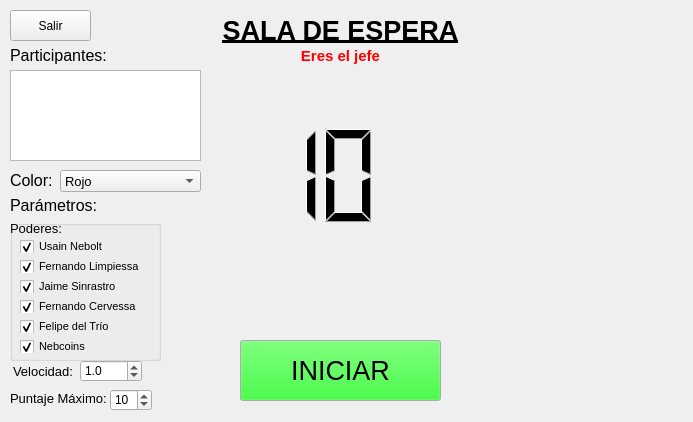
<?xml version="1.0" encoding="UTF-8"?>
<ui version="4.0">
 <class>Form</class>
 <widget class="QWidget" name="Form">
  <property name="geometry">
   <rect>
    <x>0</x>
    <y>0</y>
    <width>693</width>
    <height>422</height>
   </rect>
  </property>
  <property name="cursor">
   <cursorShape>ArrowCursor</cursorShape>
  </property>
  <property name="windowTitle">
   <string>Form</string>
  </property>
  <widget class="QLabel" name="label_part">
   <property name="geometry">
    <rect>
     <x>10</x>
     <y>40</y>
     <width>111</width>
     <height>31</height>
    </rect>
   </property>
   <property name="font">
    <font>
     <pointsize>12</pointsize>
    </font>
   </property>
   <property name="text">
    <string>Participantes:</string>
   </property>
  </widget>
  <widget class="QLabel" name="label_titulo">
   <property name="geometry">
    <rect>
     <x>0</x>
     <y>0</y>
     <width>681</width>
     <height>61</height>
    </rect>
   </property>
   <property name="font">
    <font>
     <pointsize>20</pointsize>
     <weight>75</weight>
     <bold>true</bold>
     <underline>true</underline>
    </font>
   </property>
   <property name="text">
    <string>SALA DE ESPERA</string>
   </property>
   <property name="alignment">
    <set>Qt::AlignCenter</set>
   </property>
  </widget>
  <widget class="QLabel" name="label_jefe">
   <property name="geometry">
    <rect>
     <x>0</x>
     <y>40</y>
     <width>681</width>
     <height>31</height>
    </rect>
   </property>
   <property name="palette">
    <palette>
     <active>
      <colorrole role="WindowText">
       <brush brushstyle="SolidPattern">
        <color alpha="255">
         <red>255</red>
         <green>0</green>
         <blue>0</blue>
        </color>
       </brush>
      </colorrole>
      <colorrole role="Button">
       <brush brushstyle="SolidPattern">
        <color alpha="255">
         <red>255</red>
         <green>6</green>
         <blue>6</blue>
        </color>
       </brush>
      </colorrole>
      <colorrole role="Light">
       <brush brushstyle="SolidPattern">
        <color alpha="255">
         <red>255</red>
         <green>134</green>
         <blue>134</blue>
        </color>
       </brush>
      </colorrole>
      <colorrole role="Midlight">
       <brush brushstyle="SolidPattern">
        <color alpha="255">
         <red>255</red>
         <green>70</green>
         <blue>70</blue>
        </color>
       </brush>
      </colorrole>
      <colorrole role="Dark">
       <brush brushstyle="SolidPattern">
        <color alpha="255">
         <red>127</red>
         <green>3</green>
         <blue>3</blue>
        </color>
       </brush>
      </colorrole>
      <colorrole role="Mid">
       <brush brushstyle="SolidPattern">
        <color alpha="255">
         <red>170</red>
         <green>4</green>
         <blue>4</blue>
        </color>
       </brush>
      </colorrole>
      <colorrole role="Text">
       <brush brushstyle="SolidPattern">
        <color alpha="255">
         <red>0</red>
         <green>0</green>
         <blue>0</blue>
        </color>
       </brush>
      </colorrole>
      <colorrole role="BrightText">
       <brush brushstyle="SolidPattern">
        <color alpha="255">
         <red>255</red>
         <green>255</green>
         <blue>255</blue>
        </color>
       </brush>
      </colorrole>
      <colorrole role="ButtonText">
       <brush brushstyle="SolidPattern">
        <color alpha="255">
         <red>0</red>
         <green>0</green>
         <blue>0</blue>
        </color>
       </brush>
      </colorrole>
      <colorrole role="Base">
       <brush brushstyle="SolidPattern">
        <color alpha="255">
         <red>255</red>
         <green>255</green>
         <blue>255</blue>
        </color>
       </brush>
      </colorrole>
      <colorrole role="Window">
       <brush brushstyle="SolidPattern">
        <color alpha="255">
         <red>255</red>
         <green>6</green>
         <blue>6</blue>
        </color>
       </brush>
      </colorrole>
      <colorrole role="Shadow">
       <brush brushstyle="SolidPattern">
        <color alpha="255">
         <red>0</red>
         <green>0</green>
         <blue>0</blue>
        </color>
       </brush>
      </colorrole>
      <colorrole role="AlternateBase">
       <brush brushstyle="SolidPattern">
        <color alpha="255">
         <red>255</red>
         <green>130</green>
         <blue>130</blue>
        </color>
       </brush>
      </colorrole>
      <colorrole role="ToolTipBase">
       <brush brushstyle="SolidPattern">
        <color alpha="255">
         <red>255</red>
         <green>255</green>
         <blue>220</blue>
        </color>
       </brush>
      </colorrole>
      <colorrole role="ToolTipText">
       <brush brushstyle="SolidPattern">
        <color alpha="255">
         <red>0</red>
         <green>0</green>
         <blue>0</blue>
        </color>
       </brush>
      </colorrole>
     </active>
     <inactive>
      <colorrole role="WindowText">
       <brush brushstyle="SolidPattern">
        <color alpha="255">
         <red>255</red>
         <green>0</green>
         <blue>0</blue>
        </color>
       </brush>
      </colorrole>
      <colorrole role="Button">
       <brush brushstyle="SolidPattern">
        <color alpha="255">
         <red>255</red>
         <green>6</green>
         <blue>6</blue>
        </color>
       </brush>
      </colorrole>
      <colorrole role="Light">
       <brush brushstyle="SolidPattern">
        <color alpha="255">
         <red>255</red>
         <green>134</green>
         <blue>134</blue>
        </color>
       </brush>
      </colorrole>
      <colorrole role="Midlight">
       <brush brushstyle="SolidPattern">
        <color alpha="255">
         <red>255</red>
         <green>70</green>
         <blue>70</blue>
        </color>
       </brush>
      </colorrole>
      <colorrole role="Dark">
       <brush brushstyle="SolidPattern">
        <color alpha="255">
         <red>127</red>
         <green>3</green>
         <blue>3</blue>
        </color>
       </brush>
      </colorrole>
      <colorrole role="Mid">
       <brush brushstyle="SolidPattern">
        <color alpha="255">
         <red>170</red>
         <green>4</green>
         <blue>4</blue>
        </color>
       </brush>
      </colorrole>
      <colorrole role="Text">
       <brush brushstyle="SolidPattern">
        <color alpha="255">
         <red>0</red>
         <green>0</green>
         <blue>0</blue>
        </color>
       </brush>
      </colorrole>
      <colorrole role="BrightText">
       <brush brushstyle="SolidPattern">
        <color alpha="255">
         <red>255</red>
         <green>255</green>
         <blue>255</blue>
        </color>
       </brush>
      </colorrole>
      <colorrole role="ButtonText">
       <brush brushstyle="SolidPattern">
        <color alpha="255">
         <red>0</red>
         <green>0</green>
         <blue>0</blue>
        </color>
       </brush>
      </colorrole>
      <colorrole role="Base">
       <brush brushstyle="SolidPattern">
        <color alpha="255">
         <red>255</red>
         <green>255</green>
         <blue>255</blue>
        </color>
       </brush>
      </colorrole>
      <colorrole role="Window">
       <brush brushstyle="SolidPattern">
        <color alpha="255">
         <red>255</red>
         <green>6</green>
         <blue>6</blue>
        </color>
       </brush>
      </colorrole>
      <colorrole role="Shadow">
       <brush brushstyle="SolidPattern">
        <color alpha="255">
         <red>0</red>
         <green>0</green>
         <blue>0</blue>
        </color>
       </brush>
      </colorrole>
      <colorrole role="AlternateBase">
       <brush brushstyle="SolidPattern">
        <color alpha="255">
         <red>255</red>
         <green>130</green>
         <blue>130</blue>
        </color>
       </brush>
      </colorrole>
      <colorrole role="ToolTipBase">
       <brush brushstyle="SolidPattern">
        <color alpha="255">
         <red>255</red>
         <green>255</green>
         <blue>220</blue>
        </color>
       </brush>
      </colorrole>
      <colorrole role="ToolTipText">
       <brush brushstyle="SolidPattern">
        <color alpha="255">
         <red>0</red>
         <green>0</green>
         <blue>0</blue>
        </color>
       </brush>
      </colorrole>
     </inactive>
     <disabled>
      <colorrole role="WindowText">
       <brush brushstyle="SolidPattern">
        <color alpha="255">
         <red>127</red>
         <green>3</green>
         <blue>3</blue>
        </color>
       </brush>
      </colorrole>
      <colorrole role="Button">
       <brush brushstyle="SolidPattern">
        <color alpha="255">
         <red>255</red>
         <green>6</green>
         <blue>6</blue>
        </color>
       </brush>
      </colorrole>
      <colorrole role="Light">
       <brush brushstyle="SolidPattern">
        <color alpha="255">
         <red>255</red>
         <green>134</green>
         <blue>134</blue>
        </color>
       </brush>
      </colorrole>
      <colorrole role="Midlight">
       <brush brushstyle="SolidPattern">
        <color alpha="255">
         <red>255</red>
         <green>70</green>
         <blue>70</blue>
        </color>
       </brush>
      </colorrole>
      <colorrole role="Dark">
       <brush brushstyle="SolidPattern">
        <color alpha="255">
         <red>127</red>
         <green>3</green>
         <blue>3</blue>
        </color>
       </brush>
      </colorrole>
      <colorrole role="Mid">
       <brush brushstyle="SolidPattern">
        <color alpha="255">
         <red>170</red>
         <green>4</green>
         <blue>4</blue>
        </color>
       </brush>
      </colorrole>
      <colorrole role="Text">
       <brush brushstyle="SolidPattern">
        <color alpha="255">
         <red>127</red>
         <green>3</green>
         <blue>3</blue>
        </color>
       </brush>
      </colorrole>
      <colorrole role="BrightText">
       <brush brushstyle="SolidPattern">
        <color alpha="255">
         <red>255</red>
         <green>255</green>
         <blue>255</blue>
        </color>
       </brush>
      </colorrole>
      <colorrole role="ButtonText">
       <brush brushstyle="SolidPattern">
        <color alpha="255">
         <red>127</red>
         <green>3</green>
         <blue>3</blue>
        </color>
       </brush>
      </colorrole>
      <colorrole role="Base">
       <brush brushstyle="SolidPattern">
        <color alpha="255">
         <red>255</red>
         <green>6</green>
         <blue>6</blue>
        </color>
       </brush>
      </colorrole>
      <colorrole role="Window">
       <brush brushstyle="SolidPattern">
        <color alpha="255">
         <red>255</red>
         <green>6</green>
         <blue>6</blue>
        </color>
       </brush>
      </colorrole>
      <colorrole role="Shadow">
       <brush brushstyle="SolidPattern">
        <color alpha="255">
         <red>0</red>
         <green>0</green>
         <blue>0</blue>
        </color>
       </brush>
      </colorrole>
      <colorrole role="AlternateBase">
       <brush brushstyle="SolidPattern">
        <color alpha="255">
         <red>255</red>
         <green>6</green>
         <blue>6</blue>
        </color>
       </brush>
      </colorrole>
      <colorrole role="ToolTipBase">
       <brush brushstyle="SolidPattern">
        <color alpha="255">
         <red>255</red>
         <green>255</green>
         <blue>220</blue>
        </color>
       </brush>
      </colorrole>
      <colorrole role="ToolTipText">
       <brush brushstyle="SolidPattern">
        <color alpha="255">
         <red>0</red>
         <green>0</green>
         <blue>0</blue>
        </color>
       </brush>
      </colorrole>
     </disabled>
    </palette>
   </property>
   <property name="font">
    <font>
     <pointsize>11</pointsize>
     <weight>75</weight>
     <bold>true</bold>
     <underline>false</underline>
     <strikeout>false</strikeout>
    </font>
   </property>
   <property name="layoutDirection">
    <enum>Qt::LeftToRight</enum>
   </property>
   <property name="text">
    <string>Eres el jefe</string>
   </property>
   <property name="alignment">
    <set>Qt::AlignCenter</set>
   </property>
  </widget>
  <widget class="QLabel" name="label_color">
   <property name="geometry">
    <rect>
     <x>10</x>
     <y>170</y>
     <width>91</width>
     <height>21</height>
    </rect>
   </property>
   <property name="font">
    <font>
     <pointsize>12</pointsize>
    </font>
   </property>
   <property name="text">
    <string>Color:</string>
   </property>
  </widget>
  <widget class="QComboBox" name="opciones_colores">
   <property name="geometry">
    <rect>
     <x>60</x>
     <y>170</y>
     <width>141</width>
     <height>22</height>
    </rect>
   </property>
   <property name="font">
    <font>
     <pointsize>10</pointsize>
    </font>
   </property>
   <property name="editable">
    <bool>false</bool>
   </property>
   <item>
    <property name="text">
     <string>Rojo</string>
    </property>
   </item>
   <item>
    <property name="text">
     <string>Azul</string>
    </property>
   </item>
   <item>
    <property name="text">
     <string>Café</string>
    </property>
   </item>
   <item>
    <property name="text">
     <string>Verde</string>
    </property>
   </item>
   <item>
    <property name="text">
     <string>Rosado</string>
    </property>
   </item>
   <item>
    <property name="text">
     <string>Morado</string>
    </property>
   </item>
   <item>
    <property name="text">
     <string>Naranjo</string>
    </property>
   </item>
   <item>
    <property name="text">
     <string>Amarillo</string>
    </property>
   </item>
  </widget>
  <widget class="QPushButton" name="boton_salir">
   <property name="geometry">
    <rect>
     <x>10</x>
     <y>10</y>
     <width>81</width>
     <height>31</height>
    </rect>
   </property>
   <property name="text">
    <string>Salir</string>
   </property>
  </widget>
  <widget class="QLCDNumber" name="contador">
   <property name="geometry">
    <rect>
     <x>250</x>
     <y>120</y>
     <width>141</width>
     <height>111</height>
    </rect>
   </property>
   <property name="frameShape">
    <enum>QFrame::NoFrame</enum>
   </property>
   <property name="frameShadow">
    <enum>QFrame::Raised</enum>
   </property>
   <property name="smallDecimalPoint">
    <bool>false</bool>
   </property>
   <property name="digitCount">
    <number>2</number>
   </property>
   <property name="mode">
    <enum>QLCDNumber::Dec</enum>
   </property>
   <property name="intValue" stdset="0">
    <number>10</number>
   </property>
  </widget>
  <widget class="QLabel" name="label_par">
   <property name="geometry">
    <rect>
     <x>10</x>
     <y>190</y>
     <width>101</width>
     <height>31</height>
    </rect>
   </property>
   <property name="font">
    <font>
     <pointsize>12</pointsize>
    </font>
   </property>
   <property name="text">
    <string>Parámetros:</string>
   </property>
  </widget>
  <widget class="QLabel" name="label_poder">
   <property name="geometry">
    <rect>
     <x>10</x>
     <y>220</y>
     <width>51</width>
     <height>16</height>
    </rect>
   </property>
   <property name="font">
    <font>
     <pointsize>10</pointsize>
    </font>
   </property>
   <property name="text">
    <string>Poderes: </string>
   </property>
  </widget>
  <widget class="QLabel" name="label_vel">
   <property name="geometry">
    <rect>
     <x>13</x>
     <y>363</y>
     <width>71</width>
     <height>16</height>
    </rect>
   </property>
   <property name="font">
    <font>
     <pointsize>10</pointsize>
    </font>
   </property>
   <property name="text">
    <string>Velocidad:</string>
   </property>
  </widget>
  <widget class="QLabel" name="label_punt">
   <property name="geometry">
    <rect>
     <x>10</x>
     <y>390</y>
     <width>101</width>
     <height>16</height>
    </rect>
   </property>
   <property name="font">
    <font>
     <pointsize>10</pointsize>
    </font>
   </property>
   <property name="text">
    <string>Puntaje Máximo:</string>
   </property>
  </widget>
  <widget class="QSpinBox" name="sel_punt">
   <property name="geometry">
    <rect>
     <x>110</x>
     <y>389</y>
     <width>42</width>
     <height>22</height>
    </rect>
   </property>
   <property name="minimum">
    <number>1</number>
   </property>
   <property name="maximum">
    <number>20</number>
   </property>
   <property name="value">
    <number>10</number>
   </property>
  </widget>
  <widget class="QDoubleSpinBox" name="sel_vel">
   <property name="geometry">
    <rect>
     <x>80</x>
     <y>360</y>
     <width>62</width>
     <height>22</height>
    </rect>
   </property>
   <property name="decimals">
    <number>1</number>
   </property>
   <property name="minimum">
    <double>0.100000000000000</double>
   </property>
   <property name="maximum">
    <double>2.500000000000000</double>
   </property>
   <property name="singleStep">
    <double>0.100000000000000</double>
   </property>
   <property name="value">
    <double>1.000000000000000</double>
   </property>
  </widget>
  <widget class="QPushButton" name="boton_inicio">
   <property name="geometry">
    <rect>
     <x>240</x>
     <y>340</y>
     <width>201</width>
     <height>61</height>
    </rect>
   </property>
   <property name="palette">
    <palette>
     <active>
      <colorrole role="Button">
       <brush brushstyle="SolidPattern">
        <color alpha="255">
         <red>0</red>
         <green>255</green>
         <blue>0</blue>
        </color>
       </brush>
      </colorrole>
     </active>
     <inactive>
      <colorrole role="Button">
       <brush brushstyle="SolidPattern">
        <color alpha="255">
         <red>0</red>
         <green>255</green>
         <blue>0</blue>
        </color>
       </brush>
      </colorrole>
     </inactive>
     <disabled>
      <colorrole role="Button">
       <brush brushstyle="SolidPattern">
        <color alpha="255">
         <red>0</red>
         <green>255</green>
         <blue>0</blue>
        </color>
       </brush>
      </colorrole>
     </disabled>
    </palette>
   </property>
   <property name="font">
    <font>
     <pointsize>20</pointsize>
    </font>
   </property>
   <property name="text">
    <string>INICIAR</string>
   </property>
  </widget>
  <widget class="QListView" name="listView">
   <property name="geometry">
    <rect>
     <x>10</x>
     <y>70</y>
     <width>191</width>
     <height>91</height>
    </rect>
   </property>
  </widget>
  <widget class="QGroupBox" name="grupo_poderes">
   <property name="geometry">
    <rect>
     <x>10</x>
     <y>220</y>
     <width>151</width>
     <height>141</height>
    </rect>
   </property>
   <property name="font">
    <font>
     <pointsize>8</pointsize>
    </font>
   </property>
   <property name="title">
    <string/>
   </property>
   <widget class="QCheckBox" name="poder_trio">
    <property name="geometry">
     <rect>
      <x>10</x>
      <y>100</y>
      <width>124</width>
      <height>13</height>
     </rect>
    </property>
    <property name="text">
     <string>Felipe del Trío</string>
    </property>
    <property name="iconSize">
     <size>
      <width>10</width>
      <height>10</height>
     </size>
    </property>
    <property name="checkable">
     <bool>true</bool>
    </property>
    <property name="checked">
     <bool>true</bool>
    </property>
    <property name="autoRepeat">
     <bool>false</bool>
    </property>
    <property name="autoExclusive">
     <bool>false</bool>
    </property>
    <property name="tristate">
     <bool>false</bool>
    </property>
   </widget>
   <widget class="QCheckBox" name="poder_sinrastro">
    <property name="geometry">
     <rect>
      <x>10</x>
      <y>60</y>
      <width>124</width>
      <height>13</height>
     </rect>
    </property>
    <property name="text">
     <string>Jaime Sinrastro</string>
    </property>
    <property name="iconSize">
     <size>
      <width>10</width>
      <height>10</height>
     </size>
    </property>
    <property name="checkable">
     <bool>true</bool>
    </property>
    <property name="checked">
     <bool>true</bool>
    </property>
    <property name="autoRepeat">
     <bool>false</bool>
    </property>
    <property name="autoExclusive">
     <bool>false</bool>
    </property>
    <property name="tristate">
     <bool>false</bool>
    </property>
   </widget>
   <widget class="QCheckBox" name="poder_usain">
    <property name="geometry">
     <rect>
      <x>10</x>
      <y>20</y>
      <width>124</width>
      <height>13</height>
     </rect>
    </property>
    <property name="text">
     <string>Usain Nebolt</string>
    </property>
    <property name="iconSize">
     <size>
      <width>10</width>
      <height>10</height>
     </size>
    </property>
    <property name="checkable">
     <bool>true</bool>
    </property>
    <property name="checked">
     <bool>true</bool>
    </property>
    <property name="autoRepeat">
     <bool>false</bool>
    </property>
    <property name="autoExclusive">
     <bool>false</bool>
    </property>
    <property name="tristate">
     <bool>false</bool>
    </property>
   </widget>
   <widget class="QCheckBox" name="poder_cervessa">
    <property name="geometry">
     <rect>
      <x>10</x>
      <y>80</y>
      <width>124</width>
      <height>13</height>
     </rect>
    </property>
    <property name="text">
     <string>Fernando Cervessa</string>
    </property>
    <property name="iconSize">
     <size>
      <width>10</width>
      <height>10</height>
     </size>
    </property>
    <property name="checkable">
     <bool>true</bool>
    </property>
    <property name="checked">
     <bool>true</bool>
    </property>
    <property name="autoRepeat">
     <bool>false</bool>
    </property>
    <property name="autoExclusive">
     <bool>false</bool>
    </property>
    <property name="tristate">
     <bool>false</bool>
    </property>
   </widget>
   <widget class="QCheckBox" name="poder_limpiessa">
    <property name="geometry">
     <rect>
      <x>10</x>
      <y>40</y>
      <width>124</width>
      <height>13</height>
     </rect>
    </property>
    <property name="text">
     <string>Fernando Limpiessa</string>
    </property>
    <property name="iconSize">
     <size>
      <width>10</width>
      <height>10</height>
     </size>
    </property>
    <property name="checkable">
     <bool>true</bool>
    </property>
    <property name="checked">
     <bool>true</bool>
    </property>
    <property name="autoRepeat">
     <bool>false</bool>
    </property>
    <property name="autoExclusive">
     <bool>false</bool>
    </property>
    <property name="tristate">
     <bool>false</bool>
    </property>
   </widget>
   <widget class="QCheckBox" name="poder_nebcoins">
    <property name="geometry">
     <rect>
      <x>10</x>
      <y>120</y>
      <width>124</width>
      <height>13</height>
     </rect>
    </property>
    <property name="text">
     <string>Nebcoins</string>
    </property>
    <property name="iconSize">
     <size>
      <width>10</width>
      <height>10</height>
     </size>
    </property>
    <property name="checkable">
     <bool>true</bool>
    </property>
    <property name="checked">
     <bool>true</bool>
    </property>
    <property name="autoRepeat">
     <bool>false</bool>
    </property>
    <property name="autoExclusive">
     <bool>false</bool>
    </property>
    <property name="tristate">
     <bool>false</bool>
    </property>
   </widget>
  </widget>
 </widget>
 <tabstops>
  <tabstop>opciones_colores</tabstop>
 </tabstops>
 <resources/>
 <connections/>
</ui>
